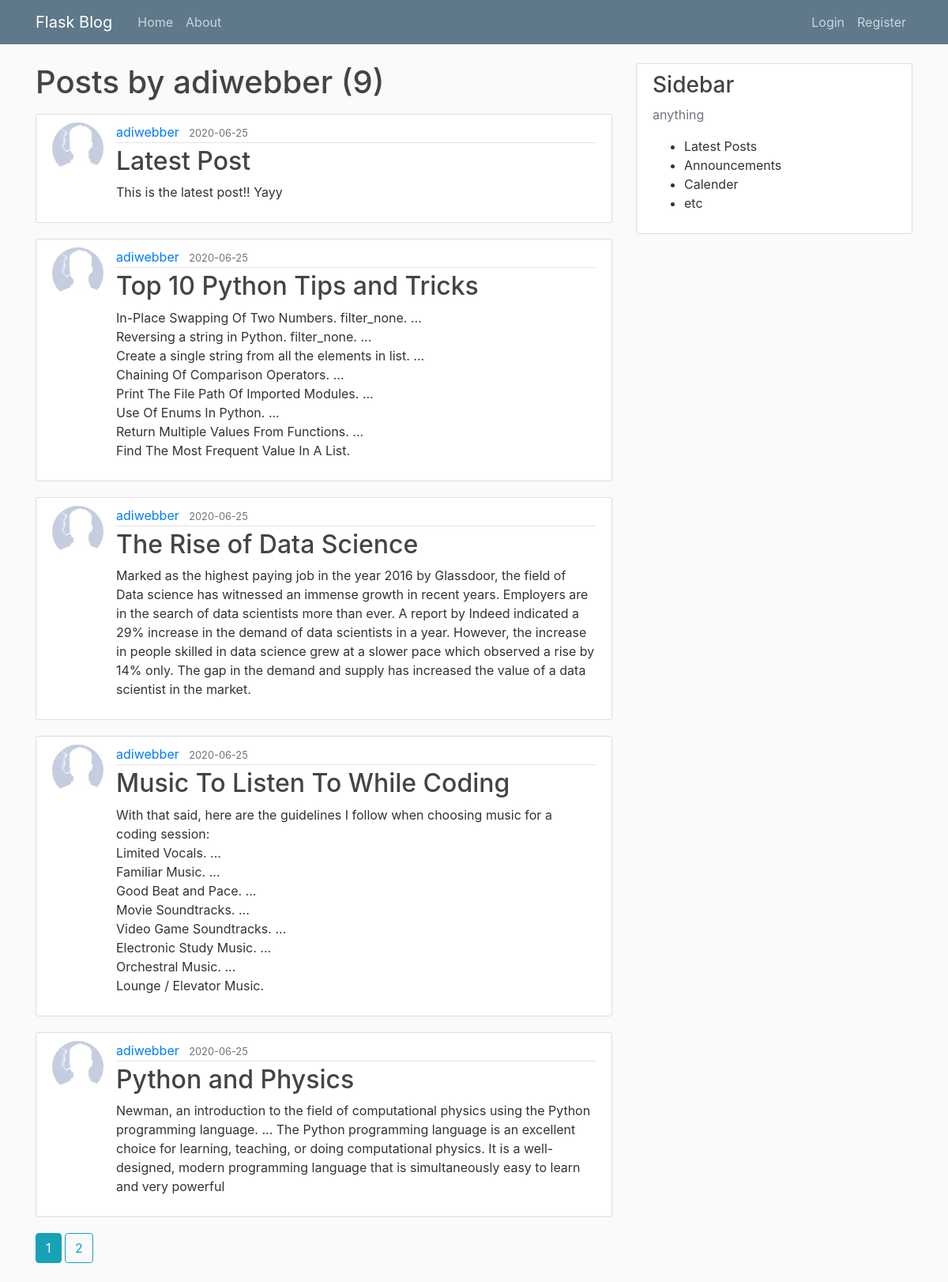
The page /user/adiwebber on the database its author committed.
### flaskblog/models.py (models this page shows, shortened)
class User(db.Model, UserMixin):
    id = db.Column(db.Integer, primary_key=True)
    username = db.Column(db.String(20), unique=True, nullable=False)
    email = db.Column(db.String(120), unique=True, nullable=False)
    image_file = db.Column(db.String(20), nullable=False, default='default.jpg')
    password = db.Column(db.String(60), nullable=False)
    posts = db.relationship('Post', backref='author', lazy=True)

class Post(db.Model):
    id = db.Column(db.Integer, primary_key=True)
    title = db.Column(db.String(100), nullable=False)
    date_posted = db.Column(db.DateTime, nullable=False, default=datetime.utcnow)
    content = db.Column(db.Text, nullable=False)
    user_id = db.Column(db.Integer, db.ForeignKey('user.id'), nullable=False)

### flaskblog/routes.py (the view)
@app.route("/user/<string:username>")
def user_posts(username):
    page = request.args.get('page', 1, type=int)
    user = User.query.filter_by(username=username).first_or_404()
    posts = Post.query.filter_by(author=user).order_by(Post.date_posted.desc()).paginate(per_page=5, page=page)
    return render_template('user_posts.html', title='Home', posts = posts, user=user)

### flaskblog/templates/user_posts.html (shortened to what this page needs)
{% extends 'layout.html' %}
{% block content %}
    <h1 class="mb-3">Posts by {{ user.username }} ({{ posts.total }})</h1>
    {% for post in posts.items %}
    <article class="media content-section">
      <img class="rounded-circle article-img" src="{{ url_for('static', filename='profile_pics/' + post.author.image_file )}}">
        <div class="media-body">
          <div class="article-metadata">
            <a class="mr-2" href="{{ url_for('user_posts', username= post.author.username )}}">{{ post.author.username }}</a>
            <small class="text-muted">{{ post.date_posted.strftime('%Y-%m-%d') }}</small>
          </div>
          <h2><a class="article-title" href="{{ url_for('post', post_id=post.id) }}">{{ post.title }}</a></h2>
          <p class="article-content">{{ post.content }}</p>
        </div>
      </article>
    {% endfor %}
    {% for page_num in posts.iter_pages(left_edge=1, right_edge=1, left_current=1, right_current=2) %}
      {% if page_num %}
        {% if posts.page == page_num %}
          <a class="btn btn-info mb-4" href="{{ url_for('user_posts', username=user.username, page= page_num) }}">{{ page_num }}</a>
        {% else %}
          <a class="btn btn-outline-info mb-4" href="{{ url_for('user_posts',username=user.username, page= page_num) }}">{{ page_num }}</a>
        {% endif %}
      {% else %}
        ...
      {% endif %}
    {% endfor %}
{% endblock content %}

### flaskblog/static/main.css (style rules this page uses)
body { background: #fafafa; color: #333333; margin-top: 5rem; }
h1, h2, h3, h4, h5, h6 { color: #444444; }
.content-section { background: #ffffff; padding: 10px 20px; border: 1px solid #dddddd; border-radius: 3px; margin-bottom: 20px; }
.article-title { color: #444444; }
.article-content { white-space: pre-line; }
.article-img { height: 65px; width: 65px; margin-right: 16px; }
.article-metadata { padding-bottom: 1px; margin-bottom: 4px; border-bottom: 1px solid #e3e3e3 }

### rows shown on the page
User: username "adiwebber"
Post: image_file (placeholder picture), author.username "adiwebber", date_posted "2020-06-25", title "Latest Post", content "This is the latest post!! Yayy"
Post: image_file (placeholder picture), author.username "adiwebber", date_posted "2020-06-25", title "Top 10 Python Tips and Tricks", content "In-Place Swapping Of Two Numbers. filter_none. ... Reversing a string in Python. filter_none. ... Create a single string from all the elements in list. ... Chaining Of Comparison Operators. ... Print The File Path Of Imported Modules. ... Use Of Enums In Python. ... Return Multiple Values From Functions. ... Find The Most Frequent Value In A List."
Post: image_file (placeholder picture), author.username "adiwebber", date_posted "2020-06-25", title "The Rise of Data Science", content "Marked as the highest paying job in the year 2016 by Glassdoor, the field of Data science has witnessed an immense growth in recent years. Employers are in the search of data scientists more than ever. A report by Indeed indicated a 29% increase in the demand of data scientists in a year. However, the increase in people skilled in data science grew at a slower pace which observed a rise by 14% only. The gap in the demand and supply has increased the value of a data scientist in the market."
Post: image_file (placeholder picture), author.username "adiwebber", date_posted "2020-06-25", title "Music To Listen To While Coding", content "With that said, here are the guidelines I follow when choosing music for a coding session: Limited Vocals. ... Familiar Music. ... Good Beat and Pace. ... Movie Soundtracks. ... Video Game Soundtracks. ... Electronic Study Music. ... Orchestral Music. ... Lounge / Elevator Music."
Post: image_file (placeholder picture), author.username "adiwebber", date_posted "2020-06-25", title "Python and Physics", content "Newman, an introduction to the field of computational physics using the Python programming language. ... The Python programming language is an excellent choice for learning, teaching, or doing computational physics. It is a well-designed, modern programming language that is simultaneously easy to learn and very powerful"

### other values the page prints
{{ posts.total }} "9"
{{ page_num }} "1"
{{ page_num }} "2"
